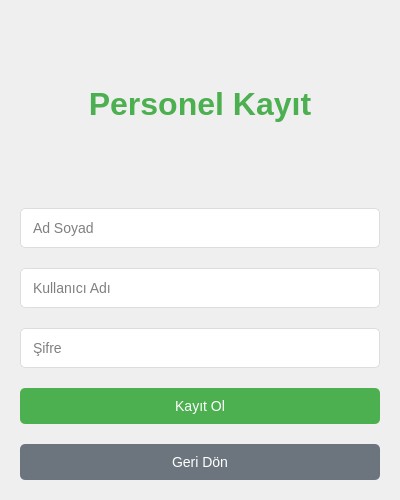
<?xml version="1.0" encoding="UTF-8"?>
<ui version="4.0">
 <class>StaffRegisterUI</class>
 <widget class="QWidget" name="StaffRegisterUI">
  <property name="geometry">
   <rect>
    <x>0</x>
    <y>0</y>
    <width>400</width>
    <height>500</height>
   </rect>
  </property>
  <property name="windowTitle">
   <string>Personel Kayıt</string>
  </property>
  <layout class="QVBoxLayout" name="verticalLayout">
   <property name="spacing">
    <number>20</number>
   </property>
   <property name="leftMargin">
    <number>20</number>
   </property>
   <property name="topMargin">
    <number>20</number>
   </property>
   <property name="rightMargin">
    <number>20</number>
   </property>
   <property name="bottomMargin">
    <number>20</number>
   </property>
   <item>
    <widget class="QLabel" name="title_label">
     <property name="font">
      <font>
       <family>Segoe UI</family>
       <pointsize>24</pointsize>
       <bold>true</bold>
      </font>
     </property>
     <property name="styleSheet">
      <string notr="true">color: #4CAF50;</string>
     </property>
     <property name="text">
      <string>Personel Kayıt</string>
     </property>
     <property name="alignment">
      <set>Qt::AlignCenter</set>
     </property>
    </widget>
   </item>
   <item>
    <widget class="QLineEdit" name="fullname_input">
     <property name="styleSheet">
      <string notr="true">QLineEdit {
    padding: 10px;
    border: 1px solid #ddd;
    border-radius: 5px;
    font-size: 14px;
}</string>
     </property>
     <property name="placeholderText">
      <string>Ad Soyad</string>
     </property>
    </widget>
   </item>
   <item>
    <widget class="QLineEdit" name="username_input">
     <property name="styleSheet">
      <string notr="true">QLineEdit {
    padding: 10px;
    border: 1px solid #ddd;
    border-radius: 5px;
    font-size: 14px;
}</string>
     </property>
     <property name="placeholderText">
      <string>Kullanıcı Adı</string>
     </property>
    </widget>
   </item>
   <item>
    <widget class="QLineEdit" name="password_input">
     <property name="echoMode">
      <enum>QLineEdit::Password</enum>
     </property>
     <property name="styleSheet">
      <string notr="true">QLineEdit {
    padding: 10px;
    border: 1px solid #ddd;
    border-radius: 5px;
    font-size: 14px;
}</string>
     </property>
     <property name="placeholderText">
      <string>Şifre</string>
     </property>
    </widget>
   </item>
   <item>
    <widget class="QPushButton" name="register_button">
     <property name="styleSheet">
      <string notr="true">QPushButton {
    background-color: #4CAF50;
    color: white;
    padding: 10px;
    border: none;
    border-radius: 5px;
    font-size: 14px;
}
QPushButton:hover {
    background-color: #45a049;
}</string>
     </property>
     <property name="text">
      <string>Kayıt Ol</string>
     </property>
    </widget>
   </item>
   <item>
    <widget class="QPushButton" name="back_button">
     <property name="styleSheet">
      <string notr="true">QPushButton {
    background-color: #6c757d;
    color: white;
    padding: 10px;
    border: none;
    border-radius: 5px;
    font-size: 14px;
}
QPushButton:hover {
    background-color: #5a6268;
}</string>
     </property>
     <property name="text">
      <string>Geri Dön</string>
     </property>
    </widget>
   </item>
  </layout>
 </widget>
 <resources/>
 <connections/>
</ui> 
